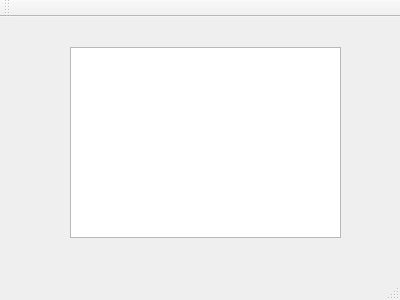
<?xml version="1.0" encoding="UTF-8"?>
<ui version="4.0">
 <class>MainWindow</class>
 <widget class="QMainWindow" name="MainWindow">
  <property name="geometry">
   <rect>
    <x>0</x>
    <y>0</y>
    <width>400</width>
    <height>300</height>
   </rect>
  </property>
  <property name="windowTitle">
   <string>MainWindow</string>
  </property>
  <widget class="QWidget" name="centralWidget">
   <widget class="QTextEdit" name="textEdit">
    <property name="geometry">
     <rect>
      <x>70</x>
      <y>30</y>
      <width>271</width>
      <height>191</height>
     </rect>
    </property>
   </widget>
  </widget>
  <widget class="QMenuBar" name="menuBar">
   <property name="geometry">
    <rect>
     <x>0</x>
     <y>0</y>
     <width>400</width>
     <height>23</height>
    </rect>
   </property>
  </widget>
  <widget class="QToolBar" name="mainToolBar">
   <attribute name="toolBarArea">
    <enum>TopToolBarArea</enum>
   </attribute>
   <attribute name="toolBarBreak">
    <bool>false</bool>
   </attribute>
  </widget>
  <widget class="QStatusBar" name="statusBar"/>
 </widget>
 <layoutdefault spacing="6" margin="11"/>
 <resources/>
 <connections/>
</ui>
